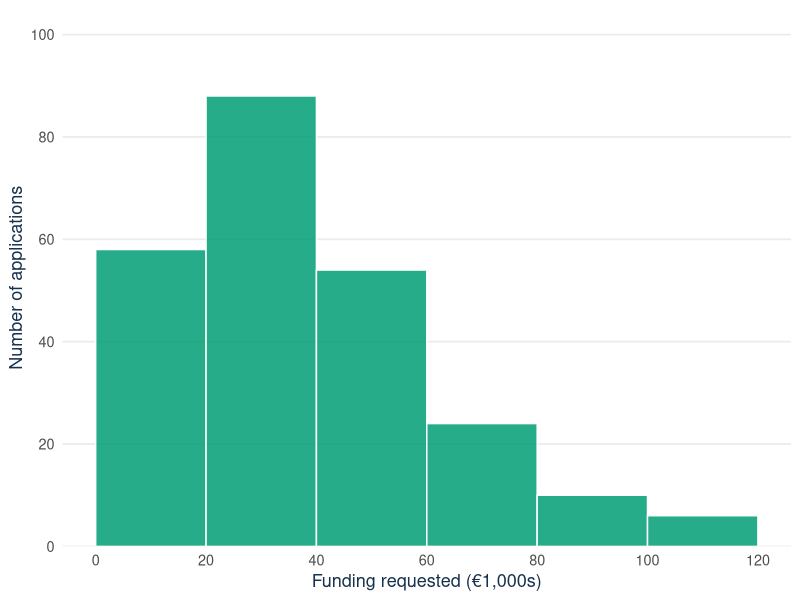

Write R code to recreate this figure.
## ---- chunk 1
#| label: bmock-setup
#| include: false
# Chunk options only. Every object used on this page is constructed in
# visible or self-contained code below.
knitr::opts_chunk$set(echo = TRUE, message = FALSE, warning = FALSE,
                      fig.width = 7, fig.height = 4.5)
## ---- chunk 2
#| label: fig-bmock-histogram
#| code-fold: true
#| code-summary: "See the R code for this figure"
#| fig-cap: "Funding requested by the 240 accelerator applications."
# Self-contained: constructs everything it plots.
library(ggplot2)
mock_breaks <- seq(0, 120, by = 20)
mock_counts <- c(58, 88, 54, 24, 10, 6)
mock_df <- data.frame(
  xmin = mock_breaks[-length(mock_breaks)],
  xmax = mock_breaks[-1],
  count = mock_counts
)

ggplot(mock_df) +
  geom_rect(aes(xmin = xmin, xmax = xmax, ymin = 0, ymax = count),
            fill = "#009E73", alpha = 0.85, colour = "white") +
  scale_x_continuous(breaks = mock_breaks) +
  scale_y_continuous(limits = c(0, 100), breaks = seq(0, 100, by = 20),
                     expand = expansion(mult = c(0, 0.05))) +
  labs(x = "Funding requested (€1,000s)",
       y = "Number of applications") +
  theme_minimal(base_size = 13) +
  theme(
    panel.grid.minor = element_blank(),
    panel.grid.major.x = element_blank(),
    plot.caption = element_text(colour = "#5B6976"),
    axis.title = element_text(colour = "#17324D")
  )
